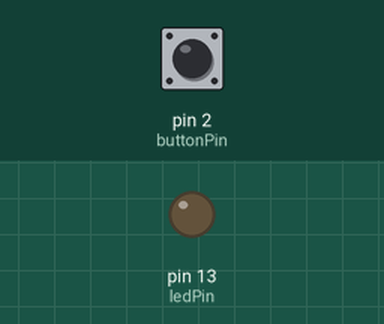
The sketch below on a simulated Arduino Uno, built with avr-gcc and run on an emulated ATmega328P. On the bench: output pins drawn as LEDs (lit = HIGH). The inputs (shaded band) are chosen by the test bench; at power-on: pin 2 (buttonPin) LOW.

Above: at 1.2 s.
1.3 s: pin 2 (buttonPin) pulled HIGH for 0.15 s
At 1.7 s:
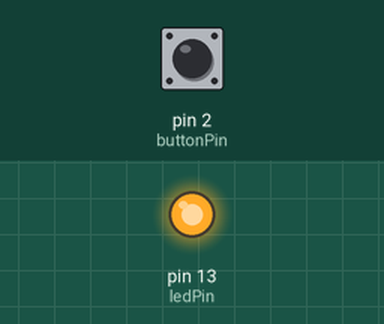
2.9 s: pin 2 (buttonPin) pulled HIGH for 1 s
At 4.1 s:
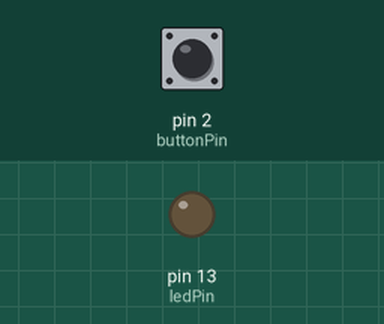
5.4 s: pin 2 (buttonPin) pulled HIGH for 3.2 s
At 6.0 s:
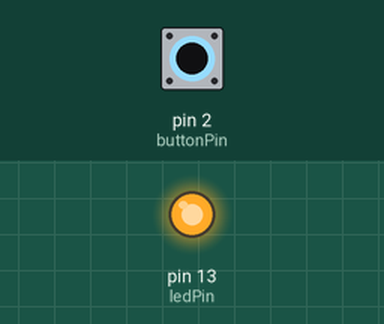
Timing chart, 0 to 8.4 s (numbered marks = the images above; inputs shaded):
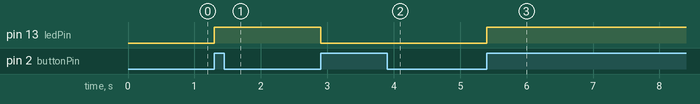

The sketch:

ButtonSwitchesLedState.ino
```cpp
// (licence header left out)
const int buttonPin = 2;
const int ledPin = 13;

int buttonState = 0;
int ledState = LOW;
boolean changed = false;

void setup() {
  pinMode(buttonPin, INPUT);
  pinMode(ledPin, OUTPUT);
}

void loop() {
  buttonState = digitalRead(buttonPin);

  if (buttonState == HIGH) {
    if (changed == false) {
      if (ledState == HIGH) {
        ledState = LOW;
      }
      else {
        ledState = HIGH;
      }
      digitalWrite(ledPin, ledState);
      changed = true;
    }
  }
  else {
    if (changed == true) {
      changed = false;
    }
  }
}
```

Measured:
- after the input at 1.3 s, pin 13 (ledPin): LOW → HIGH at once
- after the input at 2.9 s, pin 13 (ledPin): HIGH → LOW at once
- after the input at 5.4 s, pin 13 (ledPin): LOW → HIGH at once
